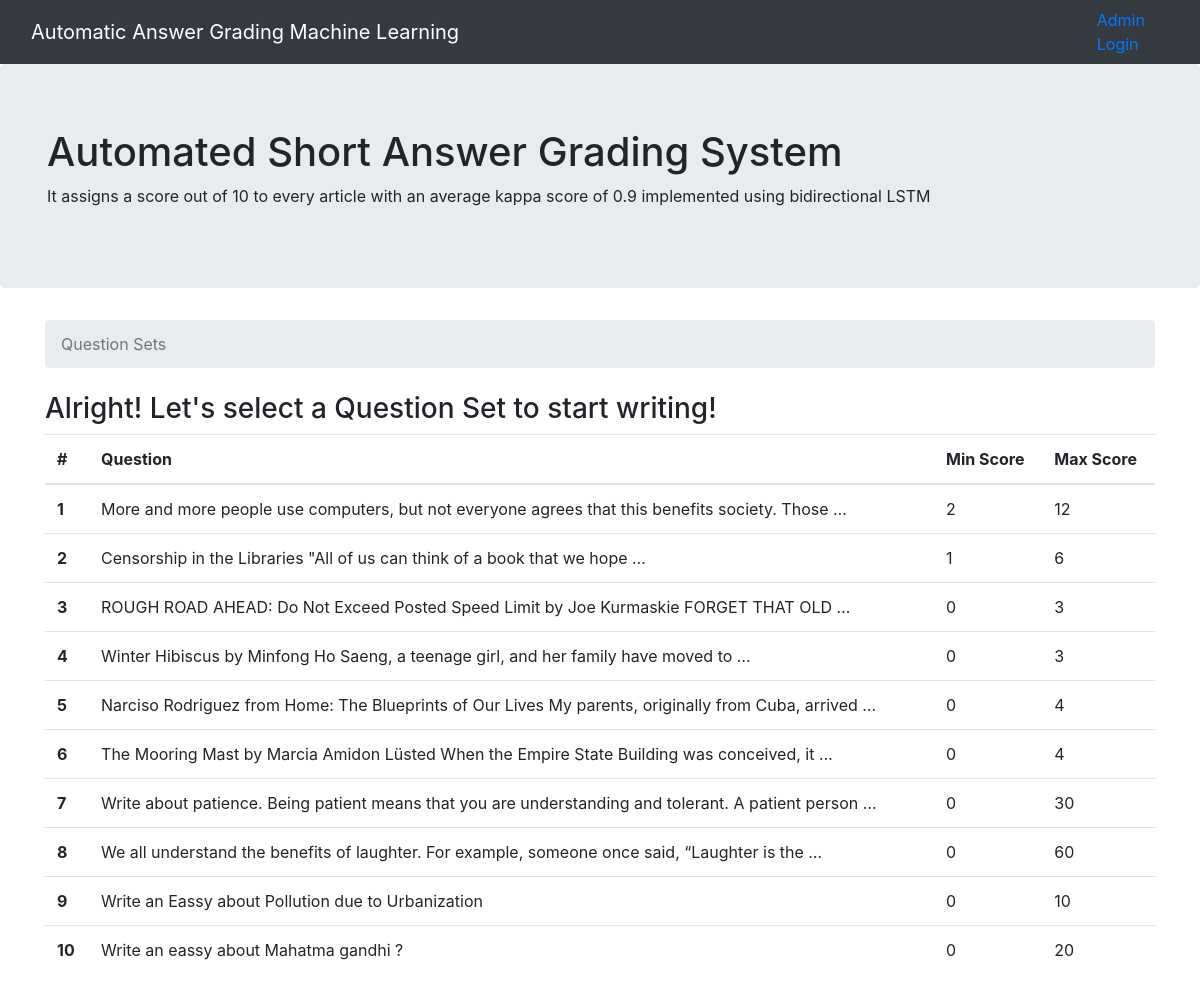
The page / on the database its author committed.
### grader/models.py (models this page shows, shortened)
class Question(models.Model):
    question_title = models.TextField(max_length=100000)
    set = models.IntegerField(unique=True)
    min_score = models.IntegerField()
    max_score = models.IntegerField()

### grader/views.py (the view)
# urls.py: path('', views.index, name='index'),
def index(request):
    questions_list = Question.objects.order_by('set')
    context = {
        'questions_list': questions_list,
    }
    return render(request, 'grader/index.html', context)

### grader/templates/grader/index.html (shortened to what this page needs)
{% extends 'base.html' %}
{% block breadcrumb %}
  <li class="breadcrumb-item active">Question Sets</li>
{% endblock %}
{% block content %}
    {% if questions_list %}
        <p class="h3">Alright! Let's select a Question Set to start writing!</p>
        <table class="table">
                <thead>
                  <tr>
                    <th scope="col">#</th>
                    <th scope="col">Question</th>
                    <th scope="col">Min Score</th>
                    <th scope="col">Max Score</th>
                  </tr>
                </thead>
                {% for question in questions_list %}
                    <tr class="clickable-row" data-href='/{{ question.set }}'>
                        <th scope="row">{{ question.set }}</th>
                        <td>{{ question.question_title|truncatewords:15 }}</td>
                        <td>{{ question.min_score }}</td>
                        <td>{{ question.max_score }}</td>
                      </tr>
                {% endfor %}
        </table>
    {% else %}
        <p>No polls are available.</p>
    {% endif %}
{% endblock %}

### templates/base.html (shortened to what this page needs)
{% load static %}<!DOCTYPE html>
<html>
  <head>
    <link rel="stylesheet" href="{% static 'css/bootstrap.min.css' %}">
  </head>
  <body>
    <nav class="navbar navbar-expand-lg navbar-dark bg-dark">
      <div class="container">
        <a class="navbar-brand" href="{% url 'index' %}">Automatic Answer Grading Machine Learning</a>
      </div>
      <li class="nav"><a href="http://127.0.0.1:8000/admin">Admin Login</a></li>
    </nav>
    <div class="jumbotron">
      <div class="container">
      <h1>Automated Short Answer Grading System</h1>
      <p>It assigns a score out of 10 to every article with an average kappa score of 0.9 implemented using bidirectional LSTM</p>
      </div>
    </div>
    <div class="container">
      <ol class="breadcrumb my-4">
        {% block breadcrumb %}
        {% endblock %}
      </ol>
      {% block content %}
      {% endblock %}
    </div>
  </body>
</html>

### rows shown on the page
Question: set "1", question_title "More and more people use computers, but not everyone agrees that this benefits society. Those …", min_score "2", max_score "12"
Question: set "2", question_title "Censorship in the Libraries \"All of us can think of a book that we hope …", min_score "1", max_score "6"
Question: set "3", question_title "ROUGH ROAD AHEAD: Do Not Exceed Posted Speed Limit by Joe Kurmaskie FORGET THAT OLD …", min_score "0", max_score "3"
Question: set "4", question_title "Winter Hibiscus by Minfong Ho Saeng, a teenage girl, and her family have moved to …", min_score "0", max_score "3"
Question: set "5", question_title "Narciso Rodriguez from Home: The Blueprints of Our Lives My parents, originally from Cuba, arrived …", min_score "0", max_score "4"
Question: set "6", question_title "The Mooring Mast by Marcia Amidon Lüsted When the Empire State Building was conceived, it …", min_score "0", max_score "4"
Question: set "7", question_title "Write about patience. Being patient means that you are understanding and tolerant. A patient person …", min_score "0", max_score "30"
Question: set "8", question_title "We all understand the benefits of laughter. For example, someone once said, “Laughter is the …", min_score "0", max_score "60"
Question: set "9", question_title "Write an Eassy about Pollution due to Urbanization", min_score "0", max_score "10"
Question: set "10", question_title "Write an eassy about Mahatma gandhi ?", min_score "0", max_score "20"
